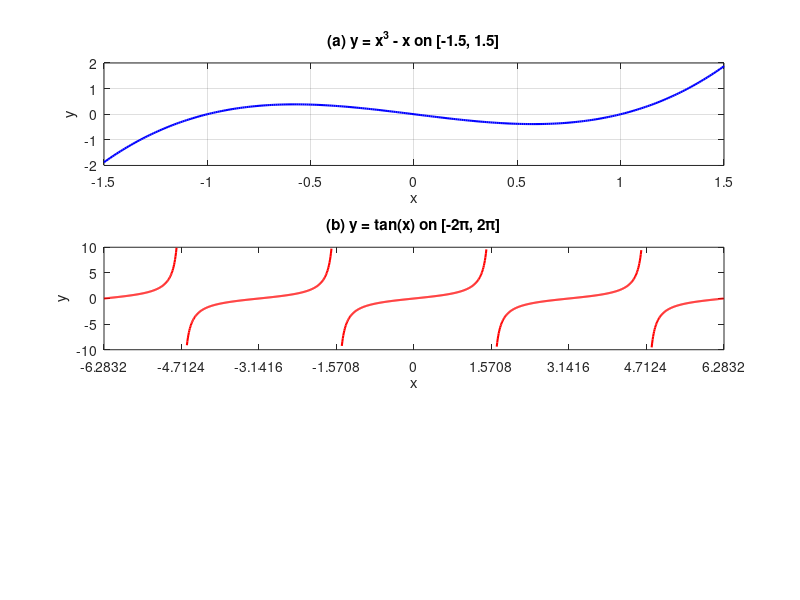

Reproduce this figure in MATLAB. (Note: this script raises an error after producing the figure.)
figure;

subplot(3, 1, 1);
x1 = -1.5 : 0.01 : 1.5;
y1 = x1.^ 3 - x1;
plot(x1, y1, 'b', 'LineWidth', 1.5);
title('(a) y = x^3 - x on [-1.5, 1.5]');
xlabel('x');
ylabel('y');
xlim([-1.5 1.5]);
grid on;

subplot(3, 1, 2);
x2 = -2 * pi : 0.01 : 2 * pi;
y2 = tan(x2);
y2(abs(y2) > 10) = NaN;
plot(x2, y2, 'r', 'LineWidth', 1.5);
title('(b) y = tan(x) on [-2\pi, 2\pi]');
xlabel('x');
ylabel('y');
xlim([-2 * pi 2 * pi]);
ylim([-10 10]);
xticks(
    [ -2 * pi, -3 * pi / 2, -pi, -pi / 2, 0, pi / 2, pi, 3 * pi / 2, 2 * pi ]);
xticklabels({'-2\pi', '-3\pi/2', '-\pi', '-\pi/2', '0', '\pi/2', '\pi',
             '3\pi/2', '2\pi'});
grid on;

subplot(3, 1, 3);
xg = linspace(-2.5, 2.5, 500);
yg = linspace(-2.5, 2.5, 500);
[ Xg, Yg ] = meshgrid(xg, yg);
Zg = Yg.^ 2 - Xg.^ 3 + Xg;
contour(Xg, Yg, Zg, [0 0], 'g', 'LineWidth', 1.5);
title('(c) y^2 = x^3 - x on [-2.5, 2.5]');
xlabel('x');
ylabel('y');
xlim([-2.5 2.5]);
ylim([-2.5 2.5]);
grid on;
